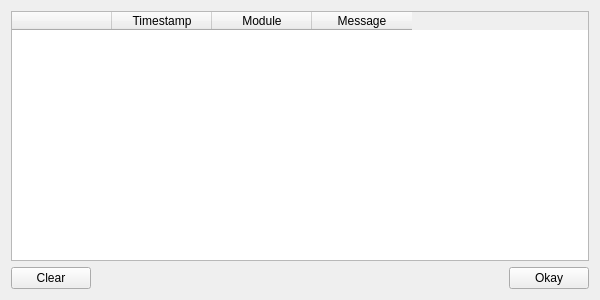
<?xml version="1.0" encoding="UTF-8"?>
<ui version="4.0">
 <class>Logger</class>
 <widget class="QWidget" name="Logger">
  <property name="geometry">
   <rect>
    <x>0</x>
    <y>0</y>
    <width>600</width>
    <height>300</height>
   </rect>
  </property>
  <property name="windowTitle">
   <string>Log</string>
  </property>
  <layout class="QGridLayout" name="gridLayout">
   <item row="0" column="0">
    <widget class="QTableWidget" name="tableWidget">
     <property name="font">
      <font>
       <pointsize>9</pointsize>
      </font>
     </property>
     <property name="frameShadow">
      <enum>QFrame::Plain</enum>
     </property>
     <property name="showGrid">
      <bool>true</bool>
     </property>
     <property name="sortingEnabled">
      <bool>true</bool>
     </property>
     <column>
      <property name="text">
       <string/>
      </property>
      <property name="toolTip">
       <string>Type of message</string>
      </property>
     </column>
     <column>
      <property name="text">
       <string>Timestamp</string>
      </property>
      <property name="toolTip">
       <string>Original event timestamp</string>
      </property>
     </column>
     <column>
      <property name="text">
       <string>Module</string>
      </property>
      <property name="toolTip">
       <string>Entity from which the message came from.</string>
      </property>
     </column>
     <column>
      <property name="text">
       <string>Message</string>
      </property>
      <property name="toolTip">
       <string>The content of the message.</string>
      </property>
     </column>
    </widget>
   </item>
   <item row="1" column="0">
    <layout class="QHBoxLayout" name="horizontalLayout">
     <item>
      <widget class="QPushButton" name="pushButtonClear">
       <property name="font">
        <font>
         <pointsize>9</pointsize>
        </font>
       </property>
       <property name="text">
        <string>Clear</string>
       </property>
      </widget>
     </item>
     <item>
      <spacer name="horizontalSpacer">
       <property name="font">
        <font>
         <pointsize>9</pointsize>
        </font>
       </property>
       <property name="orientation">
        <enum>Qt::Horizontal</enum>
       </property>
       <property name="sizeHint" stdset="0">
        <size>
         <width>40</width>
         <height>20</height>
        </size>
       </property>
      </spacer>
     </item>
     <item>
      <widget class="QPushButton" name="pushButtonOkay">
       <property name="font">
        <font>
         <pointsize>9</pointsize>
        </font>
       </property>
       <property name="text">
        <string>Okay</string>
       </property>
      </widget>
     </item>
    </layout>
   </item>
  </layout>
 </widget>
 <resources/>
 <connections/>
</ui>
